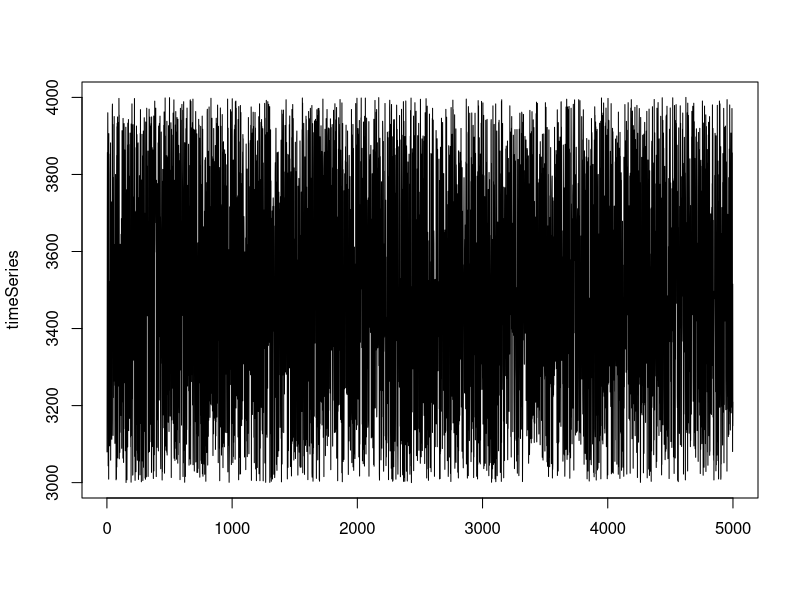

The R script that drew this image:
#!/usr/bin/env Rscript
library(glue)
args = commandArgs(trailingOnly=TRUE)

# Simulator of constant product AMM (Uniswap V1/V2) 
# Formulas: 
# x * y = k
# Original whitepaper https://hackmd.io/@HaydenAdams/HJ9jLsfTz

# Initial system variables
x = 60000       # Initial DAI liquidity
y = 20          # Initial ETH liquidity
k = x * y       # k as per Uniswap formula
P = x / y       # Initial price of y in terms of x
n = 5000        # Number of trades simulated
yReq = 0;       # Computed y required to meet k
minP = 3000     # Default minimum price
maxP = 4000     # Default maximum price
volumeDAI = 0   # Volume of DAI traded
plot = FALSE

if (length(args)==1) {
  n = strtoi(args[1], base = 0L)
} else if (length(args)==4) {
  n = strtoi(args[1], base = 0L)
  minP = strtoi(args[2], base = 0L)
  maxP = strtoi(args[3], base = 0L)
  plot = strtoi(args[4], base = 0L)
} 

# Initial state as vector of x, y, k and price
initialState <- c(x, y, k, P)

# Generate matrix from initial state
mat <- matrix(initialState, byrow = TRUE, nrow = n, ncol = length(initialState))

# Generate random prices
randomPrices <- runif(n = n, min = minP, max = maxP)

# Derived from Uniswap formula
getY <- function(k,y,P) {
  numerator = sqrt(k * P)
  denominator = P - y
  y = numerator / denominator
}

fees = 0
totalVolume = 0
# Simulate trades
for (r in 1:nrow(mat))   
  for (c in 1:ncol(mat))
  # Skip the first line as it is the initial state
    if (r > 1) {
      if (c == 2) {
        
        # Compute y 
        yReq = (getY(mat[r-1, 3], mat[r-1, 2], randomPrices[r]))
        mat[r, 1] = mat[r-1, 3] / yReq
        mat[r, 2] = yReq
        mat[r, 3] = yReq * mat[r-1, 3] / yReq
        mat[r, 4] = randomPrices[r]
        # Volume
        if ((mat[r, 1] -  mat[r-1, 1]) > 0) {
          volumeDAI = mat[r, 1] -  mat[r-1, 1]
        } else {
          volumeDAI = -1 * (mat[r, 1] - mat[r-1, 1]) 
        }
        #print(glue::glue("Previous bal {mat[r-1, 1]} new bal {mat[r, 1]} volume {volumeDAI}"))
        # Fees calculated in terms of x
        fees = fees + (volumeDAI * 0.003); 
        # Total volume
        totalVolume = totalVolume + volumeDAI

        }
      }

# Pool balances
deltaDai = (mat[n, 1]) - x
if (x > (mat[n, 1] )) {
  deltaDai = -1 * (x - mat[n, 1] )
}

deltaEth = mat[n, 2] - y
if (y > mat[n, 2]) {
  deltaEth = -1 * (y - mat[n, 2])
}

# Impermanent loss calculation
# Value of initial position at the end of the simulation
V0 = (x * 1) + (y * randomPrices[n])  

# Actual value of position at the end of the simulation
V1 = (mat[n, 1] * 1) + (mat[n, 2] * randomPrices[n]) 

# IL as delta in portfolio value
IL = (V0 - V1)

# IL as percentage loss
IL = (IL / V0) * 100

# Get min and max price 
minPrice = randomPrices[which.min(randomPrices)]
maxPrice = randomPrices[which.max(randomPrices)]

# Print impermanent loss
glue::glue("\n\nSimulation ran over {n} trades\n\n")

glue::glue("Current DAI balance {mat[n, 1]} ETH balance {mat[n, 2]}")
glue::glue("Min price {minPrice} max price {maxPrice} last price {randomPrices[n]}")
glue::glue("DAI delta {deltaDai} ETH delta {deltaEth} ")
glue::glue("Impermanent loss is {IL} %")
glue::glue("Fees accrued are {fees} DAI total volume {totalVolume}\n\n")

timeSeries = ts(data = randomPrices, start = 1, end = n, frequency = 1,  deltat = 1, names = )
matplot(timeSeries, type = "l")

if (plot) {
  # Plot results
  XY <- data.frame(mat)

  matplot(XY[,c(1)], XY[,c(4)], type = "p", lty = 1, col = c("red", "green"), pch = 1,
          xlab = "DAI in pool", ylab = "ETH price")

  matplot(XY[,c(2)], XY[,c(4)], type = "p", lty = 1, col = c("red", "green"), pch = 1,
          xlab = "ETH in pool", ylab = "ETH price")
}


    

       